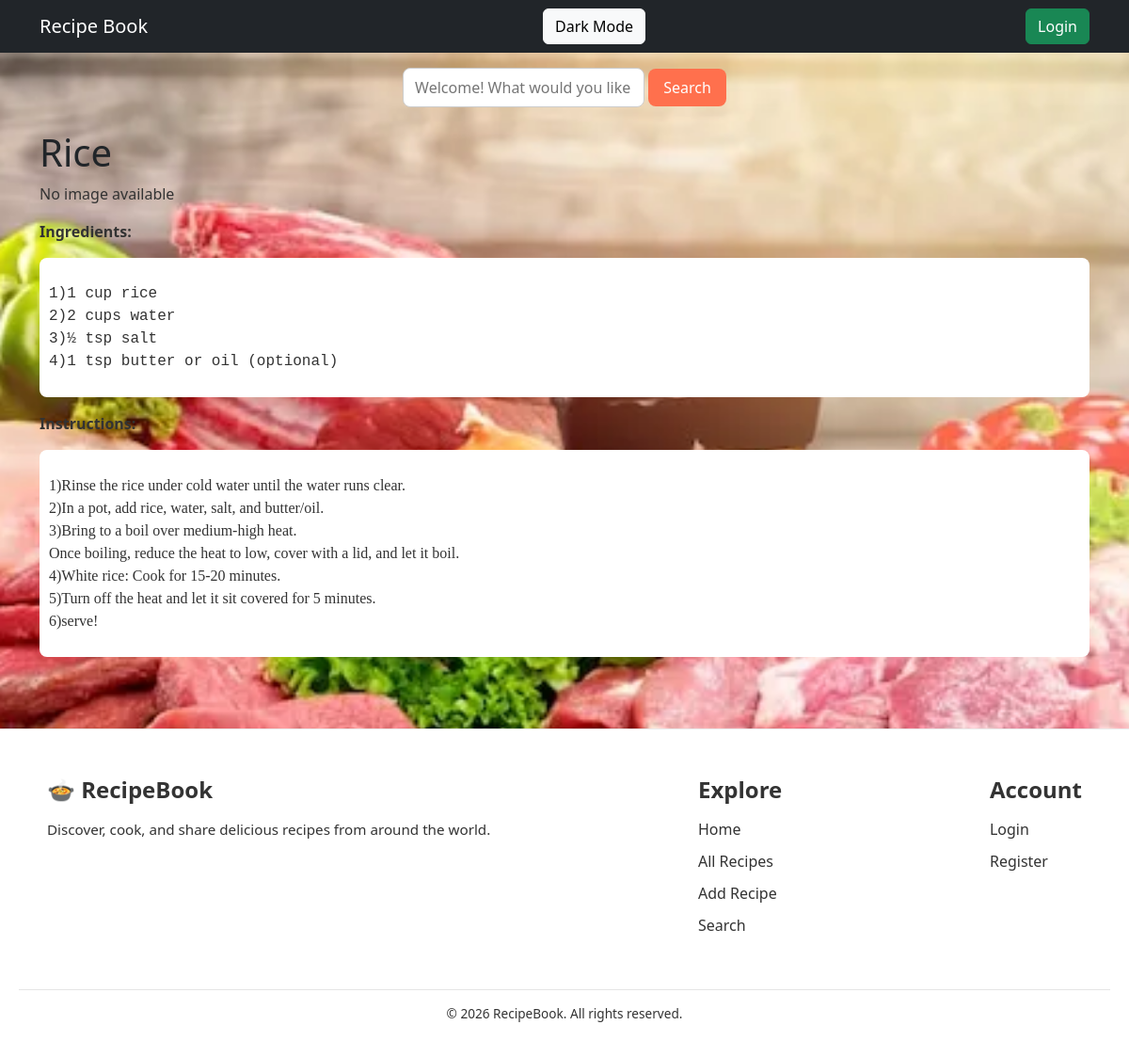
/recipe/4/, run on the app's committed database.
### recipe/models.py (models this page shows, shortened)
class Recipe(models.Model):
    title = models.CharField(max_length=200)
    ingredients = models.TextField()
    instructions = models.TextField()
    image = models.ImageField(upload_to='recipe_images/', blank=True, null=True)
    author = models.ForeignKey(User, on_delete=models.CASCADE)

### recipe/views.py (the view)
# urls.py: path('recipe/<int:recipe_id>/', views.recipe_detail, name='detail'),
def recipe_detail(request, recipe_id):
    recipe = get_object_or_404(Recipe, id=recipe_id)
    return render(request, 'recipe_detail.html', {'recipe': recipe})

### recipe/templates/recipe_detail.html (shortened to what this page needs)
{% extends 'base.html' %}
{% load static %}
{% block content %}
    <h1>{{ recipe.title }}</h1>
    {% if recipe.image %}
       <img src="{{ recipe.image.url }}" class="img-fluid" alt="{{ recipe.title }}">
    {% else %}
       <p>No image available</p>
    {% endif %}
    <p><strong>Ingredients:</strong></p><pre style="font-size: medium"><p>{{ recipe.ingredients|linebreaks }}</p></pre>
    <p><strong>Instructions:</strong></p><pre style="font-size: medium;font-family: Calibri"><p>{{ recipe.instructions|linebreaks }}</p></pre>
{% endblock %}

### recipe/static/style.css (style rules this page uses)
:root { --bg-color: linear-gradient(135deg, #fffae6, #ffe6cc); --text-color: #333; --navbar-bg: #ff7f50; --navbar-text: #fff; --card-bg: #fff; --card-text: #333; --btn-bg: #ff704d; --btn-text: #fff; --search-bg: #fff; --search-text: #333; --container-bg: transparent; }
body { font-family: 'Poppins', sans-serif; background: var(--bg-color); color: var(--text-color); margin: 0; padding: 0; overflow-x: hidden; transition: background 0.5s, color 0.5s; }
html, body { height: 100%; }
body { display: flex; flex-direction: column; }
h1, h2, h3, h4, h5, h6, p, pre { color: var(--text-color); }
pre { background: var(--card-bg); padding: 10px; border-radius: 8px; overflow-x: auto; }

### data on the page
Recipe: title "Rice", ingredients "1)1 cup rice 2)2 cups water 3)½ tsp salt 4)1 tsp butter or oil (optional)", instructions "1)Rinse the rice under cold water until the water runs clear. 2)In a pot, add rice, water, salt, and butter/oil. 3)Bring to a boil over medium-high heat. Once boiling, reduce the heat to low, cover with a lid, and let it boil. 4)White rice: Cook for 15-20 minutes. 5)Turn off the heat and let it sit covered for 5 minutes. 6)serve!"
